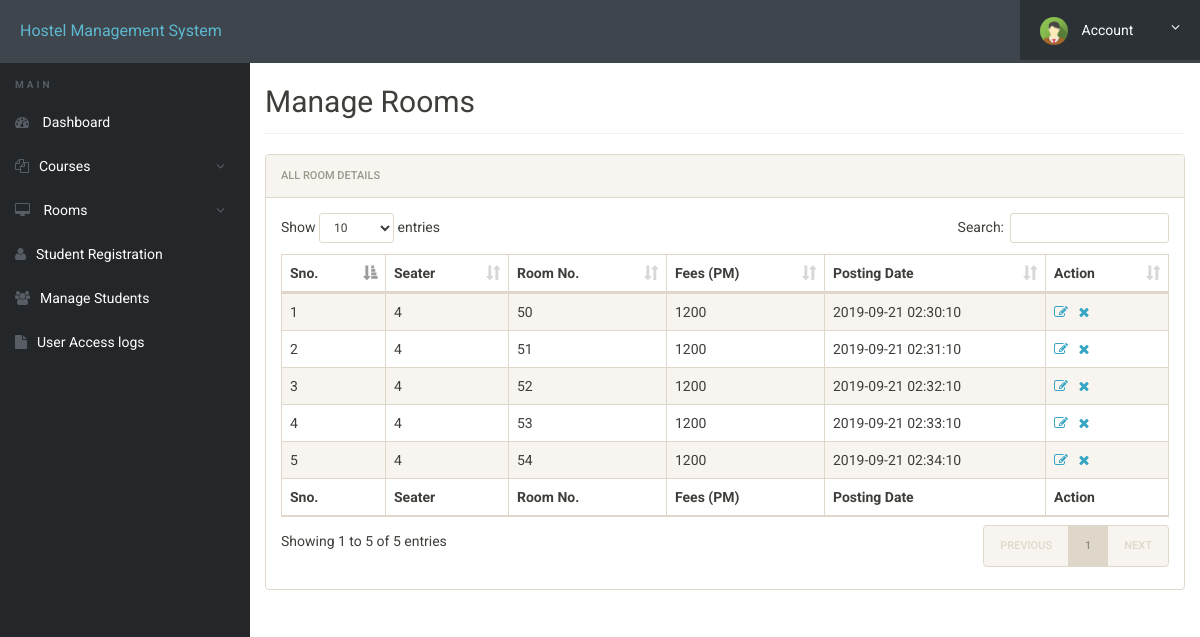
The app's page /hostel/admin/manage-rooms.php (signed in) with its own data.
### tables this page shows
CREATE TABLE `rooms` (
  `id` int(11) NOT NULL,
  `seater` int(11) NOT NULL,
  `room_no` int(11) NOT NULL,
  `fees` int(11) NOT NULL,
  `posting_date` timestamp NOT NULL DEFAULT current_timestamp()
);

### hostel/admin/manage-rooms.php (the view, shortened to what this page needs)
<?php
include('includes/config.php');
?>
<!doctype html>
<html lang="en" class="no-js">
<head>
	<link rel="stylesheet" href="css/font-awesome.min.css">
	<link rel="stylesheet" href="css/bootstrap.min.css">
	<link rel="stylesheet" href="css/dataTables.bootstrap.min.css">
	<link rel="stylesheet" href="css/bootstrap-social.css">
	<link rel="stylesheet" href="css/bootstrap-select.css">
	<link rel="stylesheet" href="css/fileinput.min.css">
	<link rel="stylesheet" href="css/awesome-bootstrap-checkbox.css">
	<link rel="stylesheet" href="css/style.css">
</head>
<body>
	<?php include('includes/header.php');?>
	<div class="ts-main-content">
			<?php include('includes/sidebar.php');?>
		<div class="content-wrapper">
			<div class="container-fluid">
				<div class="row">
					<div class="col-md-12"> <br><br>
						<h2 class="page-title">Manage Rooms</h2>
						<div class="panel panel-default">
							<div class="panel-heading">All Room Details</div>
							<div class="panel-body">
								<table id="zctb" class="display table table-striped table-bordered table-hover" cellspacing="0" width="100%">
									<thead>
										<tr>
											<th>Sno.</th>
											<th>Seater</th>
											<th>Room No.</th>
											<th>Fees (PM) </th>
											<th>Posting Date  </th>
											<th>Action</th>
										</tr>
									</thead>
									<tfoot>
										<tr>
											<th>Sno.</th>
											<th>Seater</th>
											<th>Room No.</th>
											<th>Fees (PM) </th>
											<th>Posting Date  </th>
											<th>Action</th>
										</tr>
									</tfoot>
									<tbody>
<?php
$ret="select * from rooms";
$stmt= $mysqli->prepare($ret) ;
$stmt->execute() ;
$res=$stmt->get_result();
$cnt=1;
while($row=$res->fetch_object())
	  {
	  	?>
<tr><td><?php echo $cnt;;?></td>
<td><?php echo $row->seater;?></td>
<td><?php echo $row->room_no;?></td>
<td><?php echo $row->fees;?></td>
<td><?php echo $row->posting_date;?></td>
<td><a href="edit-room.php?id=<?php echo $row->id;?>"><i class="fa fa-edit"></i></a>&nbsp;&nbsp;
<a href="manage-rooms.php?del=<?php echo $row->id;?>" onclick="return confirm("Do you want to delete");"><i class="fa fa-close"></i></a></td>
										</tr>
									<?php
$cnt=$cnt+1;
									 } ?>
									</tbody>
								</table>
							</div>
						</div>
					</div>
				</div>
			</div>
		</div>
	</div>
</body>
</html>

### hostel/admin/css/style.css (style rules this page uses)
html { font-size: 14px; }
@media only screen and (min-width: 480px) { html { font-size: 17px; } }
@media only screen and (min-width: 768px) { html { font-size: 14px; } }
body { font-size: 1em; }
a { color: #37a6c4; }
.panel { overflow: hidden; }
.page-title { padding-bottom: 15px; margin-bottom: 20px; border-bottom: 1px solid #f0f0f0; }
.ts-main-content .content-wrapper { padding-top: 15px; margin-top: 10px; }
@media only screen and (min-width: 992px) { .ts-main-content .content-wrapper { margin-left: 250px; } }

### records on screen
rooms: seater "4", room_no "50", fees "1200", posting_date "2019-09-21 02:30:10"
rooms: seater "4", room_no "51", fees "1200", posting_date "2019-09-21 02:31:10"
rooms: seater "4", room_no "52", fees "1200", posting_date "2019-09-21 02:32:10"
rooms: seater "4", room_no "53", fees "1200", posting_date "2019-09-21 02:33:10"
rooms: seater "4", room_no "54", fees "1200", posting_date "2019-09-21 02:34:10"
